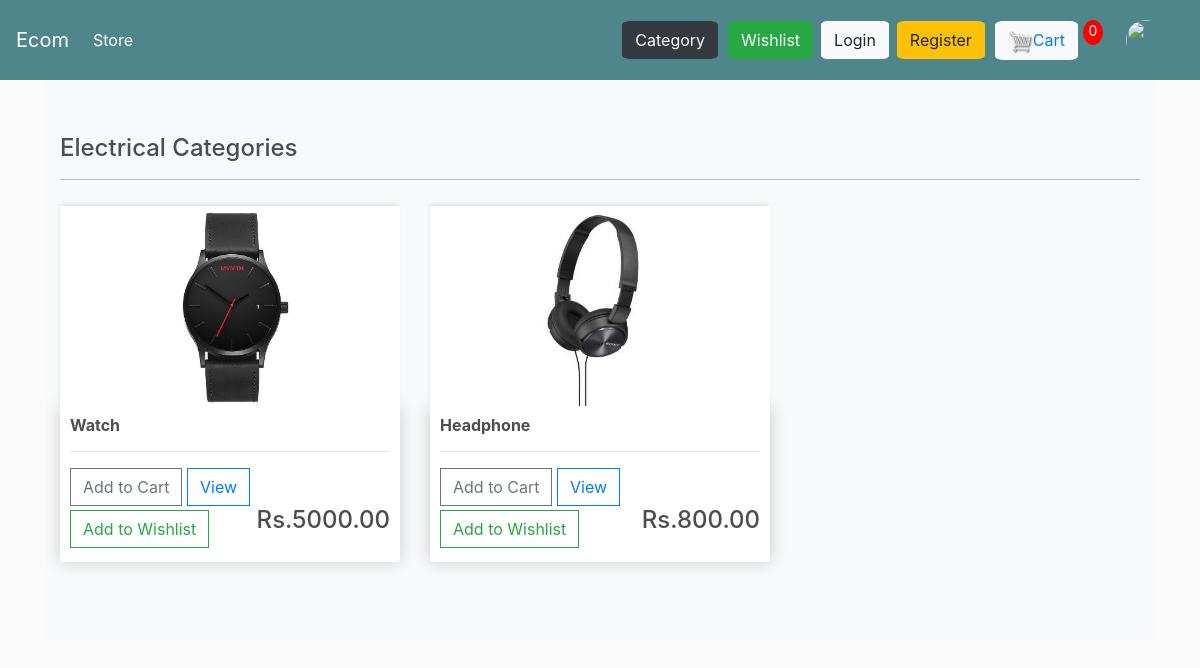
/category/Electrical/, run on an earlier commit of the app's database.
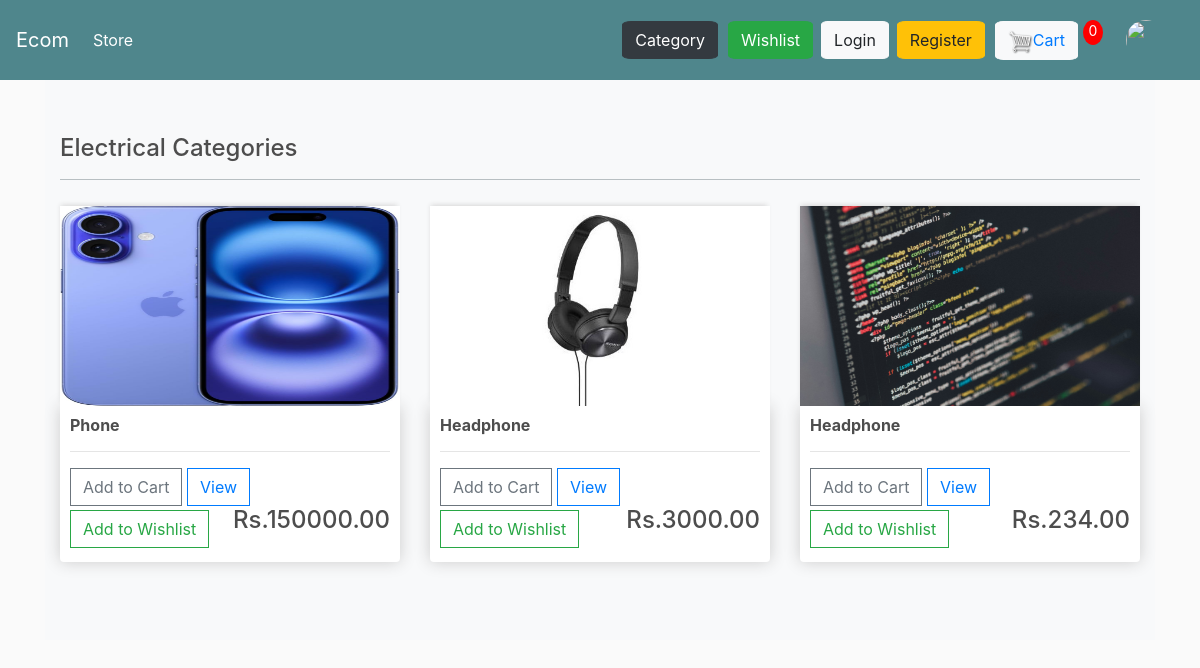
And on a later commit of the database.
### store/models.py (models this page shows, shortened)
class Product(models.Model):
	seller=models.ForeignKey(Seller,on_delete=models.CASCADE,null=True)
	category_name = models.ForeignKey(Category, on_delete=models.CASCADE)
	name = models.CharField(max_length=150, null=False, blank=False)
	price = models.FloatField()
	digital = models.BooleanField(default=False, null=True, blank=True)
	image = models.ImageField(null=True, blank=True)
	description = models.TextField(null=True, blank=True)
	stock = models.IntegerField(default=0, null=True, blank=True)
	@property
	def imageURL(self):
		try:
			url = self.image.url   #.URL returns the publicly accessible URL of the file
		except:
			url = ''
		return url

### store/views.py (the view)
# urls.py: path('category/<str:category_name>/', views.collections_view, name='collections_view'),
def collections_view(request, category_name):
    data = cartData(request)  # Assuming cartData is implemented correctly
    cartItems = data['cartItems']
    if Category.objects.filter(category_name=category_name, status=0).exists():
        products = Product.objects.filter(category_name__category_name=category_name)
        return render(request, 'store/index.html', {
            "products": products,
            "category": category_name,
            'cartItems': cartItems
        })
    else:
        messages.warning(request, "No details are available for the selected category.")
        return redirect('categories')  # Redirect to the categories page

### store/utils.py (called while the page is built, shortened)
def cookieCart(request):
	try:
		cart = json.loads(request.COOKIES['cart'])
	except:
		cart = {}
		print('CART:', cart)
	items = []
	order = {'get_cart_total':0, 'get_cart_items':0, 'shipping':False}
	cartItems = order['get_cart_items']
	return {'cartItems':cartItems ,'order':order, 'items':items}

### store/views.py (called while the page is built)
def cartData(request):
	if request.user.is_authenticated:
		customer = request.user.customer
		order, created = Order.objects.get_or_create(customer=customer, complete=False)
		items = order.orderitem_set.all()
		cartItems = order.get_cart_items
	else:
		cookieData = cookieCart(request)
		items = cookieData['items']
		cartItems = cookieData['cartItems']
		order = {'get_cart_total': 0, 'get_cart_items': cartItems, 'shipping': False}
	return {'items': items, 'order': order, 'cartItems': cartItems}

### store/templates/store/index.html
{% extends 'store/main.html' %}
{% load static %}
{% block content %}
  <section class="bg-light py-4 my-3" style="min-height:600px;">
    <div class="container" style="margin-top: 70px;">
      <div class="row">
        <div class="col-12">
          <h4 class="mb-3">{{category}} Categories</h4>
          <hr style="border-color:#b8bfc2;">
        </div>
        {% for product in products %}
        <div class="col-lg-4">
            <img class="thumbnail" src="{{ product.imageURL }}">
            <div class="box-element product">
                <h6><strong>{{product.name}}</strong></h6>
                <hr>
                <button data-product={{product.id}}  data-action="add" class="btn btn-outline-secondary add-btn update-cart">Add to Cart</button>
                <a href="{% url 'store:view' product.id %}"><button type="button" class="btn btn-outline-primary" >View</button><br></a>
                <h4 style="float: right;">Rs.{{product.price|floatformat:2}}</h4>
                <a href="{% url 'store:add_to_wishlist' product.id %}" class="btn btn-outline-success my-1"   >Add to Wishlist</a>
            </div>
        </div>
        {% endfor %}
      </div>
      </div>
  </section>
{% endblock content %}

What changed in the data, as far as the page shows it:
removed Product: imageURL (picture), name "Watch", price "5000.00"
removed Product: imageURL (picture), name "Headphone", price "800.00"
added Product: imageURL (picture), name "Phone", price "150000.00"
added Product: imageURL (picture), name "Headphone", price "3000.00"
added Product: imageURL (picture), name "Headphone", price "234.00"
